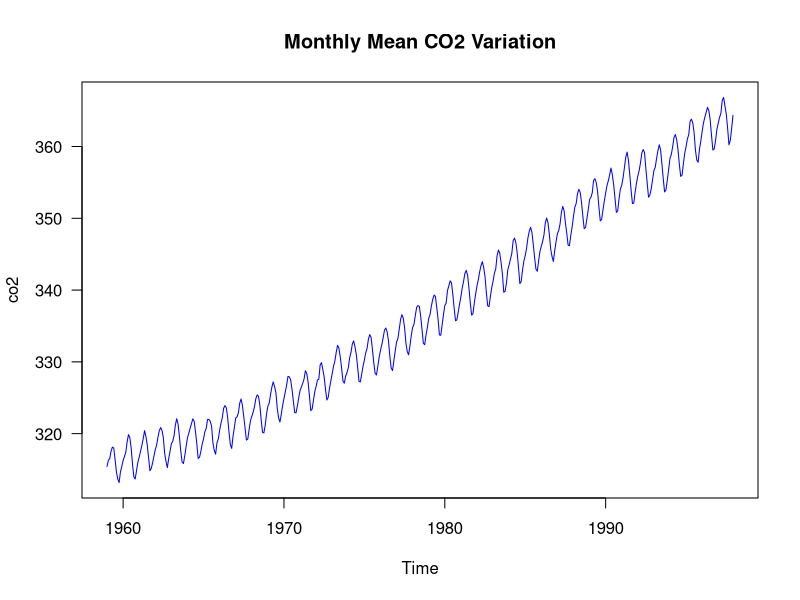
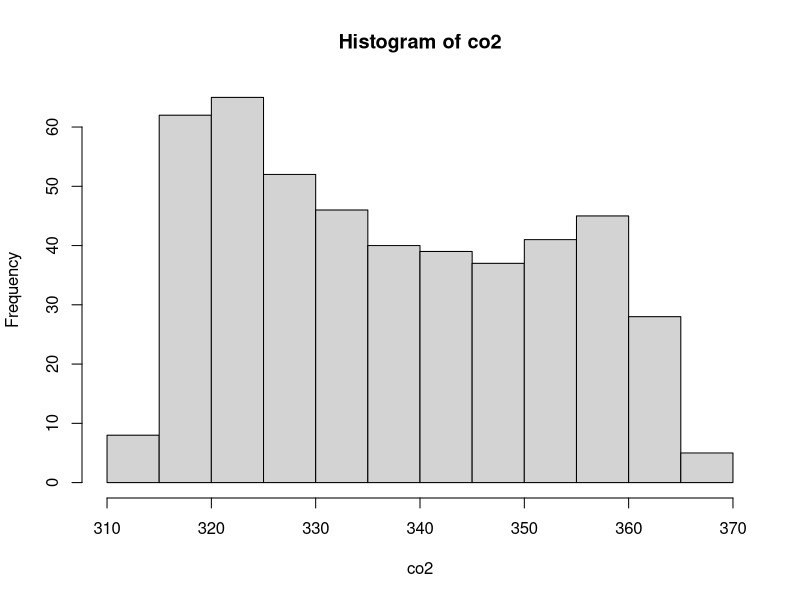
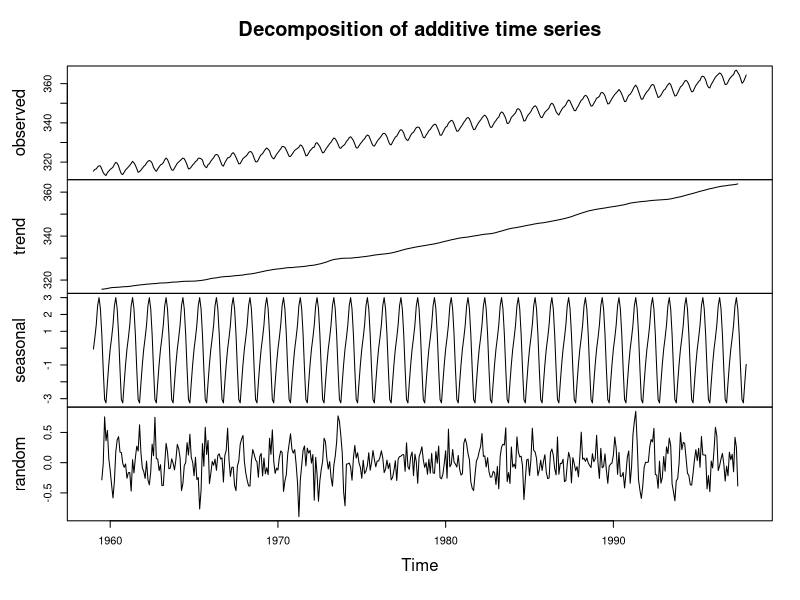
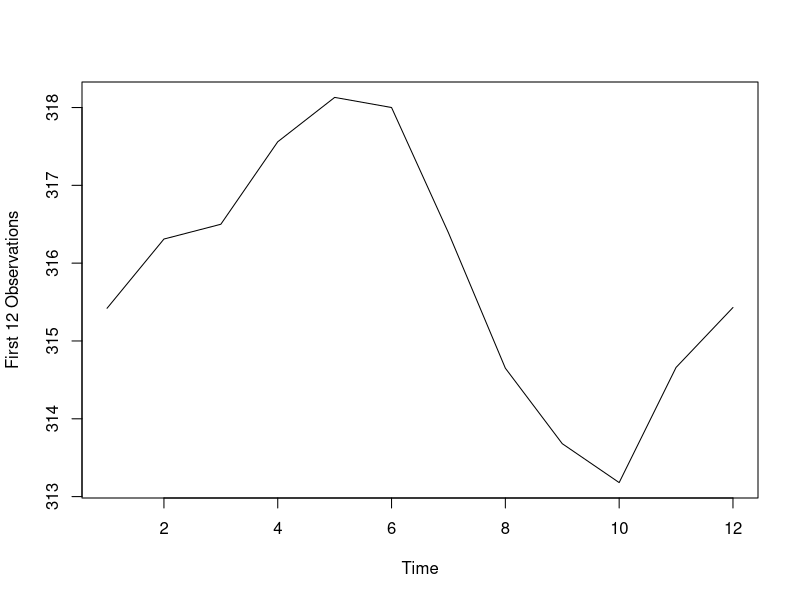
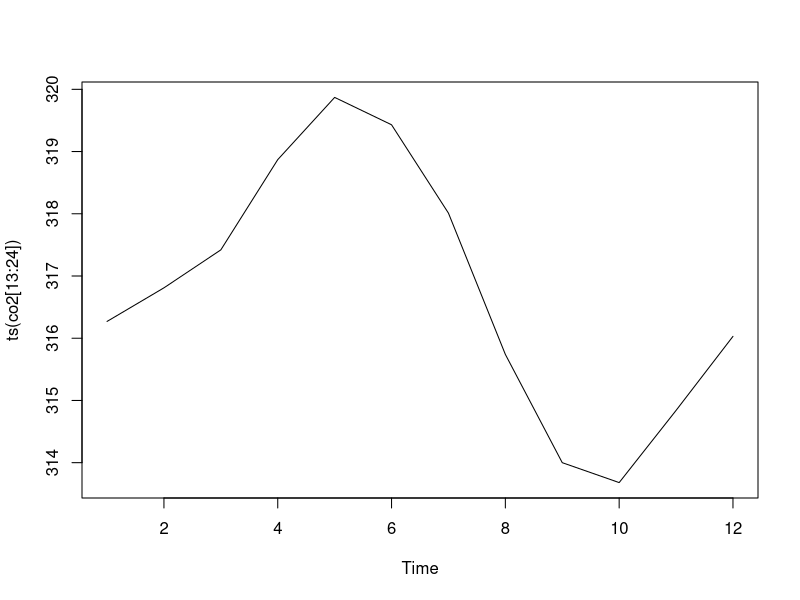
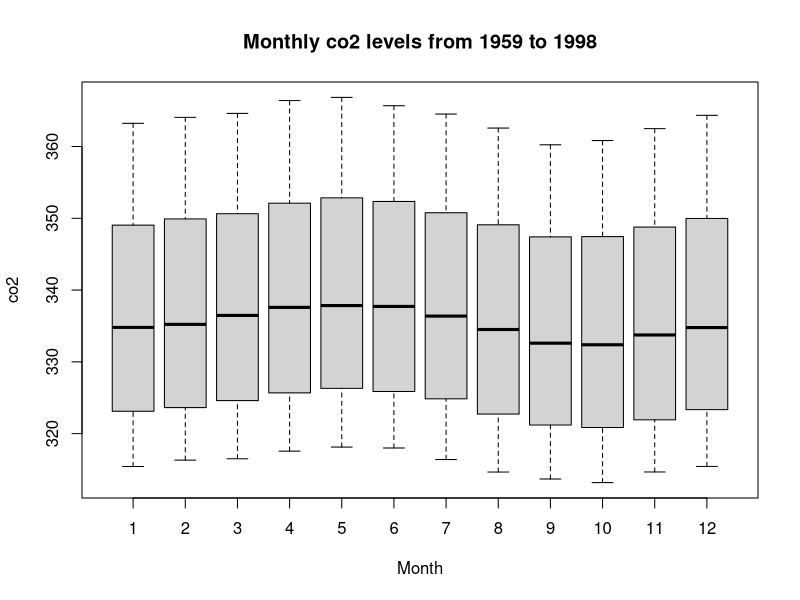
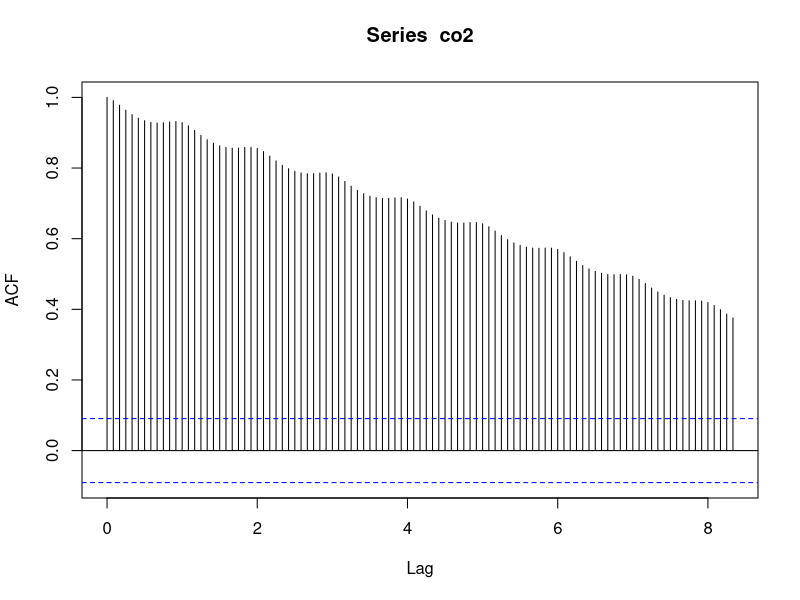
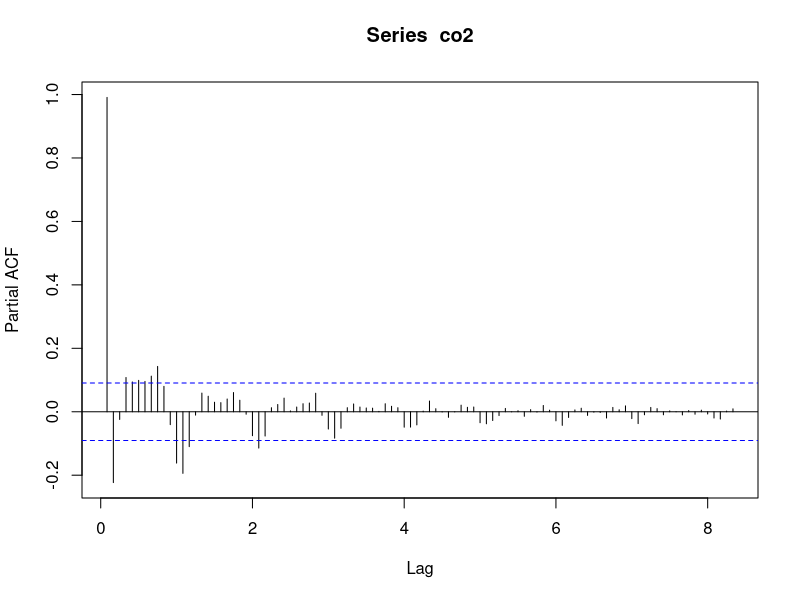

The R source for these figures, in order: (Note: this script raises an error after producing the figures.)
## ---- chunk 1
plot(co2, col = 'blue', las = 1)
title(main = "Monthly Mean CO2 Variation")
## ---- chunk 2
#EDA
rm(co2)
class(co2)

#Summarize co2 values and see frequency of datapoints
str(co2)
summary(co2)
frequency(co2)
cycle(co2)

#Check for missing values
sum(is.na(co2))

#Histogram
hist(co2)

#Decompose plots
plot(decompose(co2))

#Glimpse into seasonal trend
plot(ts(co2[1:12]), ylab = "First 12 Observations")
plot(ts(co2[13:24]),)

#Boxplot of monthly data
boxplot(co2~cycle(co2), xlab = "Month", ylab = "co2", main = "Monthly co2 levels from 1959 to 1998")

#Correlogram
acf(co2, lag = 100)
pacf(co2, lag.max = 100)

ggseasonplot(co2, year.labels=TRUE, year.labels.left=TRUE) +
  ylab("co2") +
  ggtitle("Seasonal plot: co2 levels")

co2 %>% diff() %>% ggtsdisplay(main="")

co2 %>% diff(differences = 2) %>% ggtsdisplay(main="")

co2 %>% diff(differences = 3) %>% ggtsdisplay(main="")



## ---- chunk 3
#Convert to tsibble and create time index
co2 <- as_tsibble(co2) %>% mutate(time_index = row_number())

#Create linear model
linear.trend.fit = lm(value ~ time_index, data=co2)
summary(linear.trend.fit)

#Create dataframe of actual values, fitted values, and residuals
co2.df = data.frame(time=co2$time_index, 
                    co2 = co2$value,
                       fitted.values=linear.trend.fit$fitted.values,
                       residuals = linear.trend.fit$residuals)

#Plot actuals with fitted values
ggplot(data = co2.df, aes(x=time, y=value, colour=variable)) +
  xlab('Month Number Starting from 1959') +
  ylab('co2') +
  geom_line(aes(y=co2 , col='co2 actuals')) +
  geom_line(aes(y=fitted.values, col='Linear Trend Fit')) +
  ggtitle("co2 Actuals with Linear Trend Fit ") +
  ylim(200,700) +
  scale_y_continuous(labels = function(x) format(x/1000, scientific = FALSE)) + 
  theme(title = element_text(size = rel(1)),
        axis.text.y = element_text(angle = 45, hjust = 1)
        )	

#Create model diagnostic function
model_diagnostic = function(model) {
  plot(model)
  
  residualPlots(model)  
}

#Linear Model diagnostics
model_diagnostic(linear.trend.fit)

## ---- chunk 4
#Create quadratic model
quad.trend.fit = lm(value ~ time_index + I(time_index^2), data=co2)
summary(quad.trend.fit)

#Create dataframe of actual values, fitted values, and residuals
co2.df.quad = data.frame(time=co2$time_index, 
                    co2 = co2$value,
                       fitted.values=quad.trend.fit$fitted.values,
                       residuals = quad.trend.fit$residuals)

#Plot actuals with fitted values
ggplot(data = co2.df.quad, aes(x=time, y=value, colour=variable)) +
  xlab('Month Number Starting from 1959') +
  ylab('co2') +
  geom_line(aes(y=co2 , col='co2 actuals')) +
  geom_line(aes(y=fitted.values, col='Quadratic Trend Fit')) +
  ggtitle("co2 Actuals with Quadratic Trend Fit ") +
  ylim(200,700) +
  scale_y_continuous(labels = function(x) format(x/1000, scientific = FALSE)) + 
  theme(title = element_text(size = rel(1)),
        axis.text.y = element_text(angle = 45, hjust = 1)
        )	

#Create model diagnostic function
model_diagnostic = function(model) {
  plot(model)
  
  residualPlots(model)  
}

#Linear Model diagnostics
model_diagnostic(quad.trend.fit)

## ---- chunk 5
#Create column for seasonal 
co2 <- as_tsibble(co2) %>% mutate(month = as.factor(month(index)))

quad.trend.fit2 = lm(value ~ time_index + I(time_index^2) + month, data=co2)
summary(quad.trend.fit2)

#Create dataframe of actual values, fitted values, and residuals
co2.df.quad2 = data.frame(time=co2$time_index, 
                    co2 = co2$value,
                       fitted.values=quad.trend.fit2$fitted.values,
                       residuals = quad.trend.fit2$residuals)

#Plot actuals with fitted values
ggplot(data = co2.df.quad2, aes(x=time, y=value, colour=variable)) +
  xlab('Month Number Starting from 1959') +
  ylab('co2') +
  geom_line(aes(y=co2 , col='co2 actuals')) +
  geom_line(aes(y=fitted.values, col='Quadratic Trend Fit')) +
  ggtitle("co2 Actuals with Quadratic Trend Fit ") +
  ylim(200,700) +
  scale_y_continuous(labels = function(x) format(x/1000, scientific = FALSE)) + 
  theme(title = element_text(size = rel(1)),
        axis.text.y = element_text(angle = 45, hjust = 1)
        )	

#Model diagnostics
model_diagnostic(quad.trend.fit2)

library(forecast)
fc_co2 <- forecast(quad.trend.fit2)
fc_beer %>%
  autoplot(recent_production) +
  ggtitle("Forecasts of beer production using regression") +
  xlab("Year") + ylab("megalitres")




## ---- chunk 6
get.best.arima <- function(x.ts, maxord = c(1,1,1,1,1,1))
{
  best.aic <-1000000
  n <- length(x.ts)
  for (p in 0:maxord[1]) for(d in 0:maxord[2]) for(q in 0:maxord[3])
      for (P in 0:maxord[4]) for(D in 0:maxord[5]) for(Q in 0:maxord[6])
      {
        fit <- Arima(x.ts, order = c(p,d,q),
                     seas = list(order = c(P,D,Q),
                                 frequency(x.ts)), method = "CSS")
        fit.aic <- -2*fit$loglik + 2*(p + q + 1)
        if (fit.aic < best.aic)
        {
          best.aic <- fit.aic
          best.fit <- fit
          best.model <- c(p,d,q,P,D,Q)
        }
      }
    list(best.aic, best.fit, best.model)
}

best.arima <- get.best.arima(co2, maxord = c(2,2,2,2,2,2))
best.arima

library("forecast")
futurVal <- forecast(best.arima,h=10, level=c(99.5))

co2 %>%
  Arima(order=c(1,1,1), seasonal=c(2,0,2), method = "CSS", lambda=0) %>%
  forecast(h = 264) %>%
  autoplot() +
    ylab("co2") + xlab("Year") + ggtitle("co2 Forecasts for ARIMA(1,1,1)(2,0,2)[12]")




